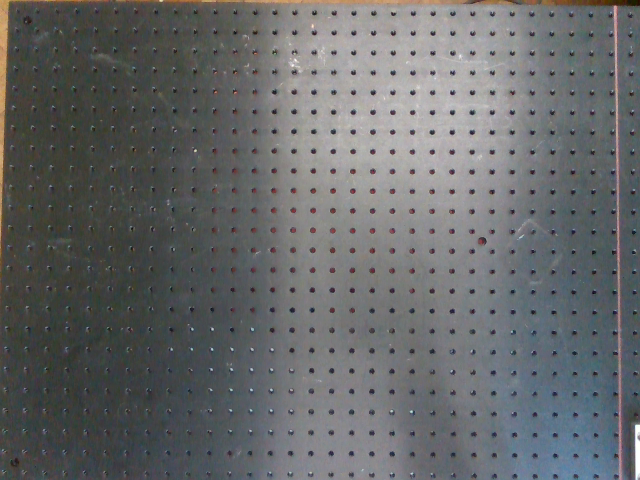
%> input picture BA-Path-planning/Image Processing/Calibration etc/Refrence.png, 640 x 480 px
$ octave Calibration_and_overlay_BackUP.m   (GNU Octave 9; MATLAB toolbox functions it lacks are replaced by stand-ins)
%> lines starting %> are read from the running program, lines starting %| are printed output that depends on the picture
% clc
% clear
% --- Inputs you already have
load fixed_n_moving_points.mat;
Iref = imread('C:\Users\hfsul\Documents\GitHub\BA-Path-planning\Image Processing\Calibration etc\Refrence.png');      % empty table
%> Iref is the input picture: size 480x640x3 uint8; mean R, G, B 102.2, 103.9, 104.9
%Icur = imread('C:\Users\hfsul\Documents\GitHub\BA-Path-planning\Image Processing\Calibration etc\current.png');  % with obstacles
Icur = imread('C:\Users\hfsul\Documents\GitHub\BA-Path-planning\Image Processing\demo_capture_color.jpg');
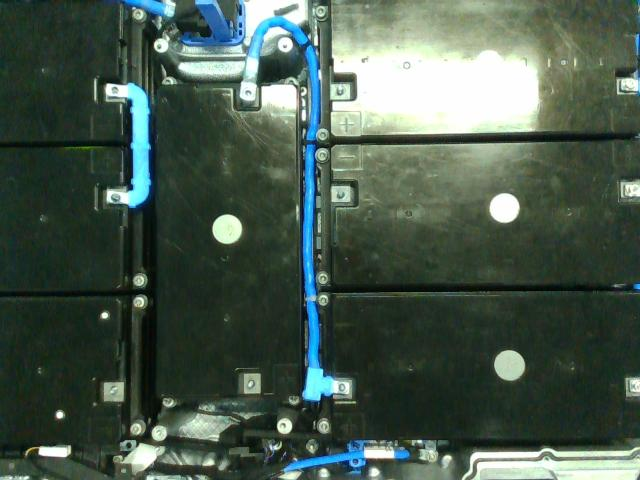
%> input picture BA-Path-planning/Image Processing/demo_capture_color.jpg, 640 x 480 px
%> Icur is the input picture: size 480x640x3 uint8; mean R, G, B 72.2, 89.2, 77.4
% gridImage = imread('Path Planning Grid.png')
gridImage = imread('Grid3.png');
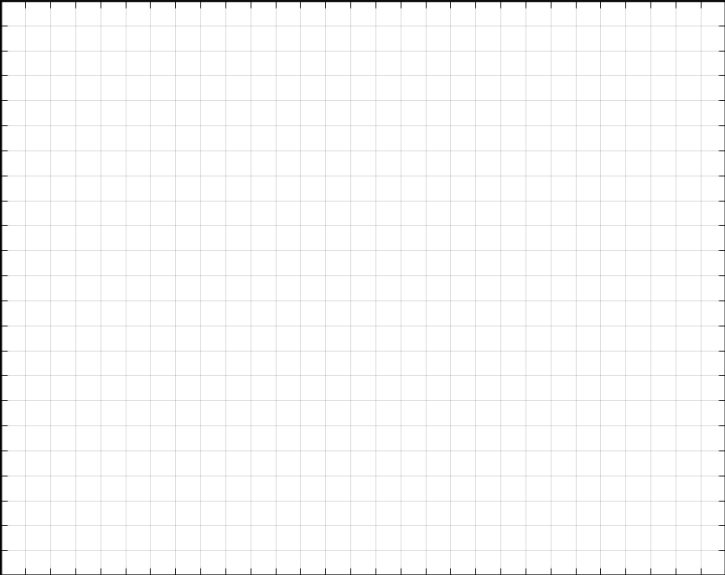
%> input picture BA-Path-planning/Image Processing/Calibration etc/Grid3.png, 725 x 575 px
%> gridImage is the input picture: size 575x725x3 uint8; min 0, max 255, mean 250.5

load('cam.mat');
%> (the run ends here)
